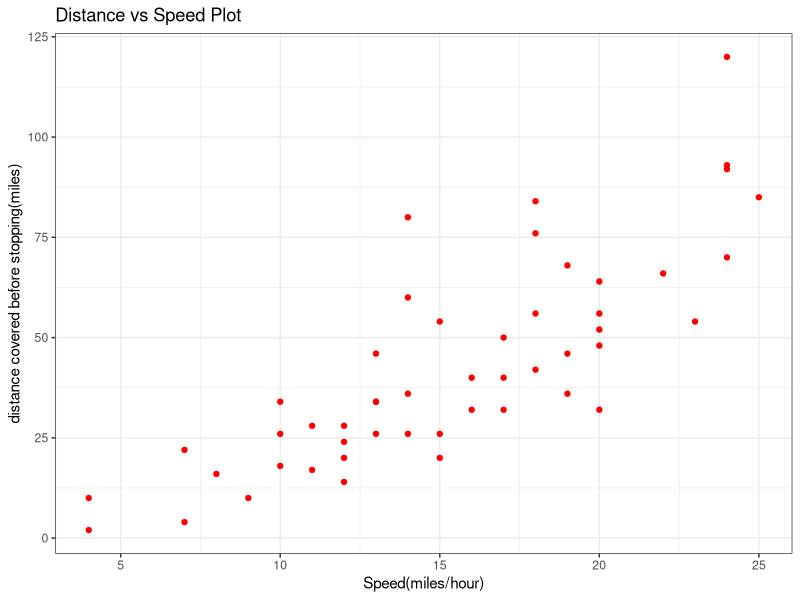
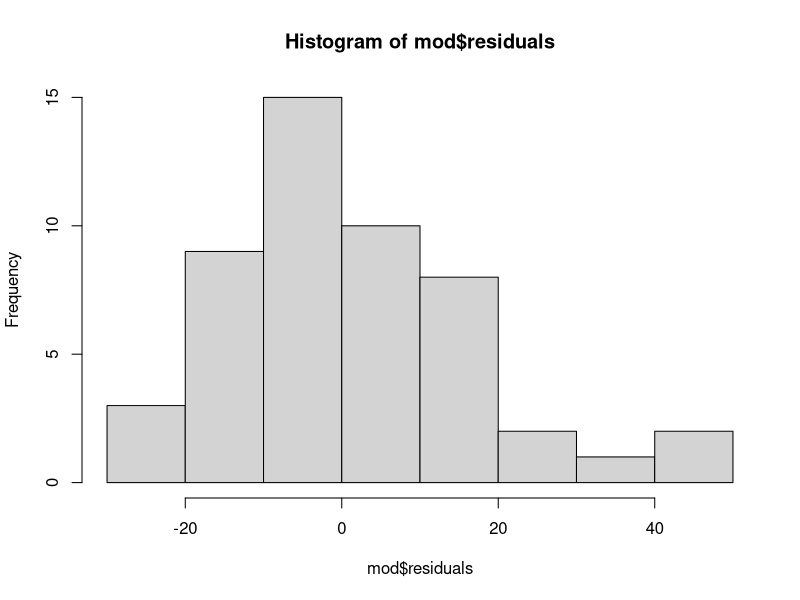

Reproduce these figures in R, in order.
library(tidyverse)
View(cars)
head(cars, 10)
cars%>%
  ggplot(aes(x=speed, y= dist))+
  geom_point(col="red")+
  theme_bw()+
  labs(x = "Speed(miles/hour)", 
       y= "distance covered before stopping(miles)", 
       title= "Distance vs Speed Plot")
cars%>%
  lm(dist~speed, data= .)%>%
  summary()
#focus on y-interrcept, slope, p-value and R2

mod <- lm(dist~speed, data= cars)
mod
summary(mod)
attributes(mod)
mod$residuals
hist(mod$residuals)

new_speeds <- data.frame(speed = c(10, 15, 20))
predict(mod, new_speeds)%>% round(1)
#at 10miles/hr distance taken to stop is 21.7 miles